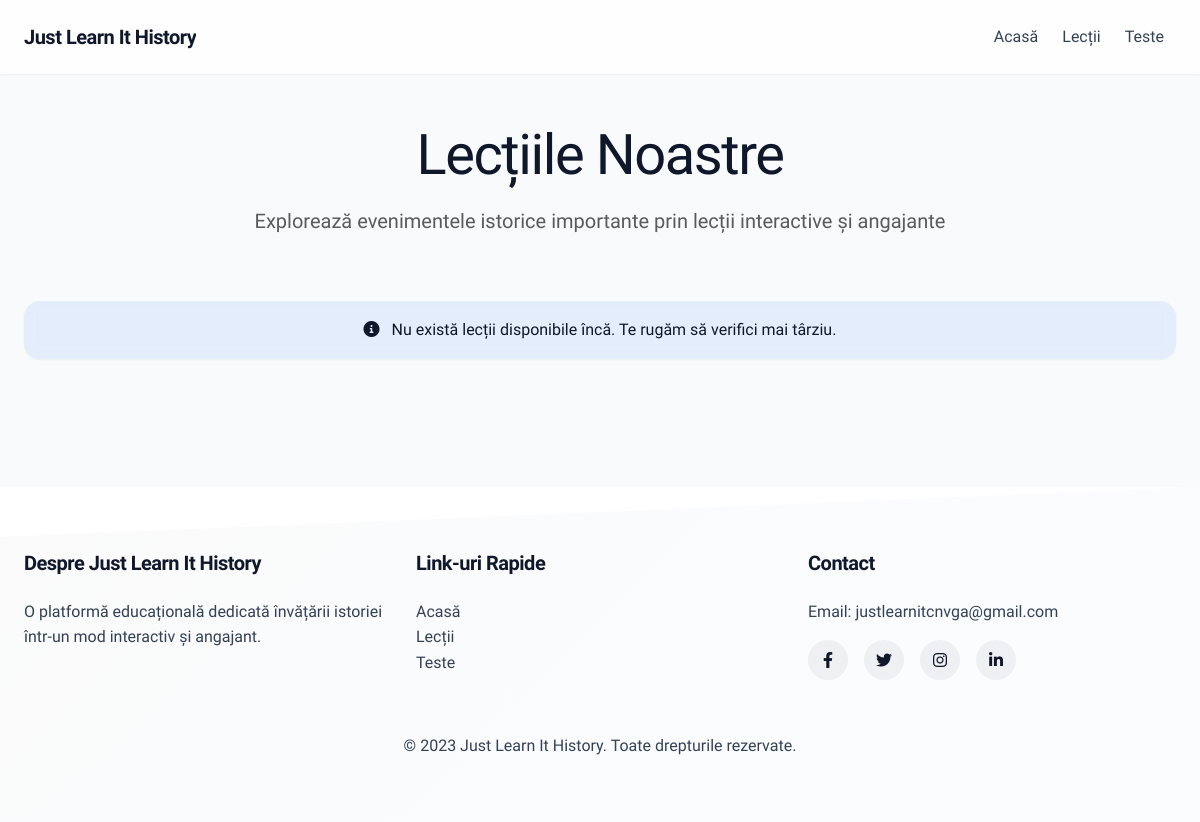
The app's page /lessons, older data.
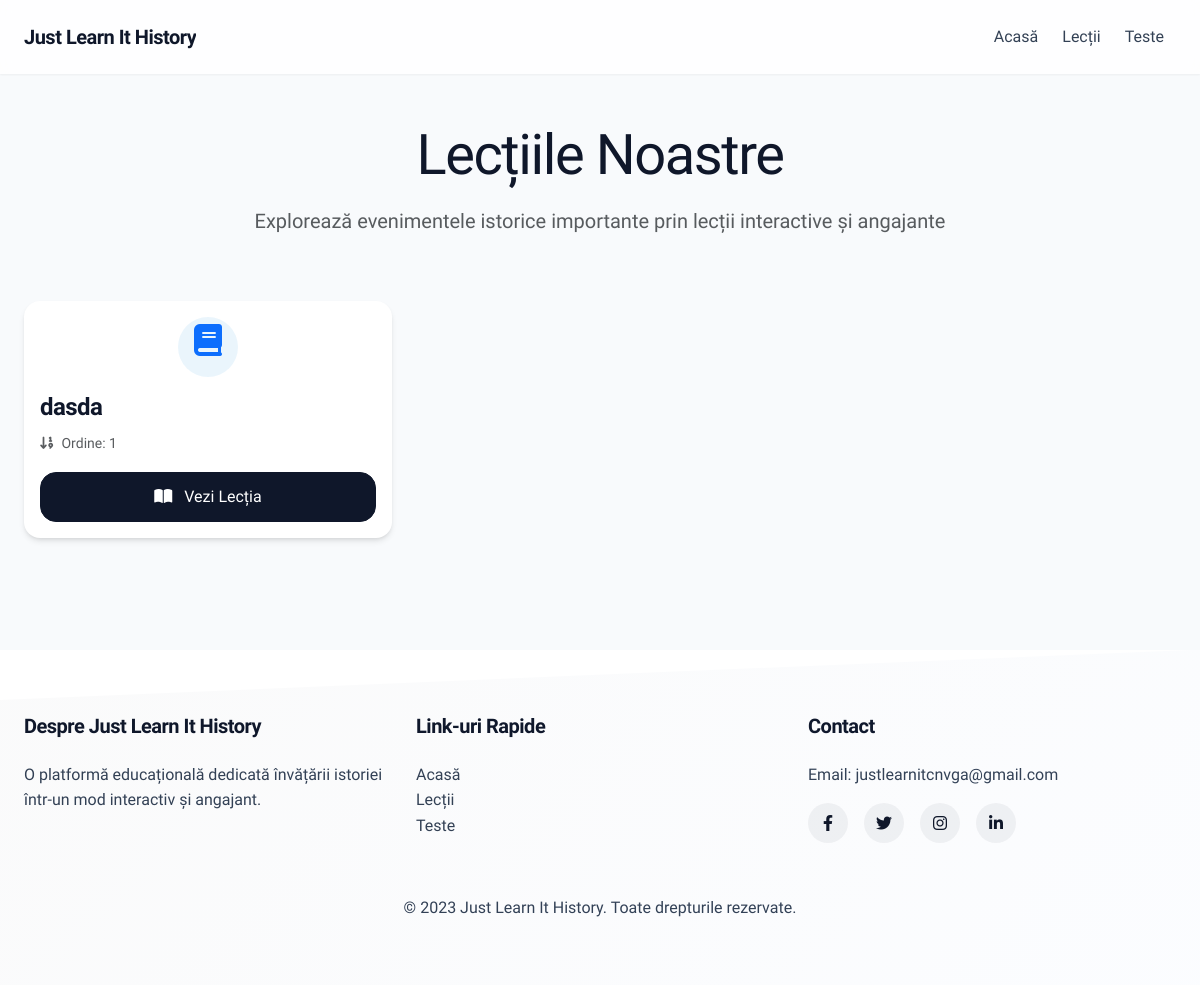
The same page, newer data.
### app.py (models this page shows)
class Lesson(db.Model):
    id = db.Column(db.Integer, primary_key=True)
    title = db.Column(db.String(200), nullable=False)
    content = db.Column(db.Text, nullable=False)
    order = db.Column(db.Integer, nullable=False)
    created_at = db.Column(db.DateTime, nullable=False, default=datetime.datetime.now)

### app.py (the view)
@app.route('/lessons')
def lessons():
    lessons = Lesson.query.with_entities(
        Lesson.id,
        Lesson.title,
        Lesson.content,
        Lesson.order
    ).order_by(Lesson.order).all()
    return render_template('lessons.html', lessons=lessons)

### templates/lessons.html (shortened to what this page needs)
{% extends "base.html" %}
{% block content %}
<div class="container py-5">
    <div class="row mb-5">
        <div class="col-12 text-center">
            <h1 class="display-4 mb-3">Lecțiile Noastre</h1>
            <p class="lead text-muted">Explorează evenimentele istorice importante prin lecții interactive și angajante</p>
        </div>
    </div>
    <div class="row g-4">
        {% if lessons %}
            {% for lesson in lessons %}
            <div class="col-md-6 col-lg-4">
                <div class="card h-100 lesson-card">
                    <div class="card-body">
                        <div class="lesson-icon mb-3">
                            <i class="fas fa-book fa-2x text-primary"></i>
                        </div>
                        <h3 class="card-title h4">{{ lesson.title }}</h3>
                        <p class="card-text">
                            <small class="text-muted">
                                <i class="fas fa-sort-numeric-down me-1"></i> Ordine: {{ lesson.order }}
                            </small>
                        </p>
                        <button class="btn btn-primary w-100" data-bs-toggle="modal" data-bs-target="#lessonModal{{ lesson.id }}">
                            <i class="fas fa-book-open me-2"></i> Vezi Lecția
                        </button>
                    </div>
                </div>
            </div>
            {% endfor %}
        {% else %}
            <div class="col-12">
                <div class="alert alert-info text-center">
                    <i class="fas fa-info-circle me-2"></i> Nu există lecții disponibile încă. Te rugăm să verifici mai târziu.
                </div>
            </div>
        {% endif %}
    </div>
</div>
{% endblock %}

Row changes from the older to the newer data that the page shows:
added Lesson: title "dasda", order "1"
Text that changed along with them:
text no longer shown: "Nu există lecții disponibile încă. Te rugăm să verifici mai târziu."
